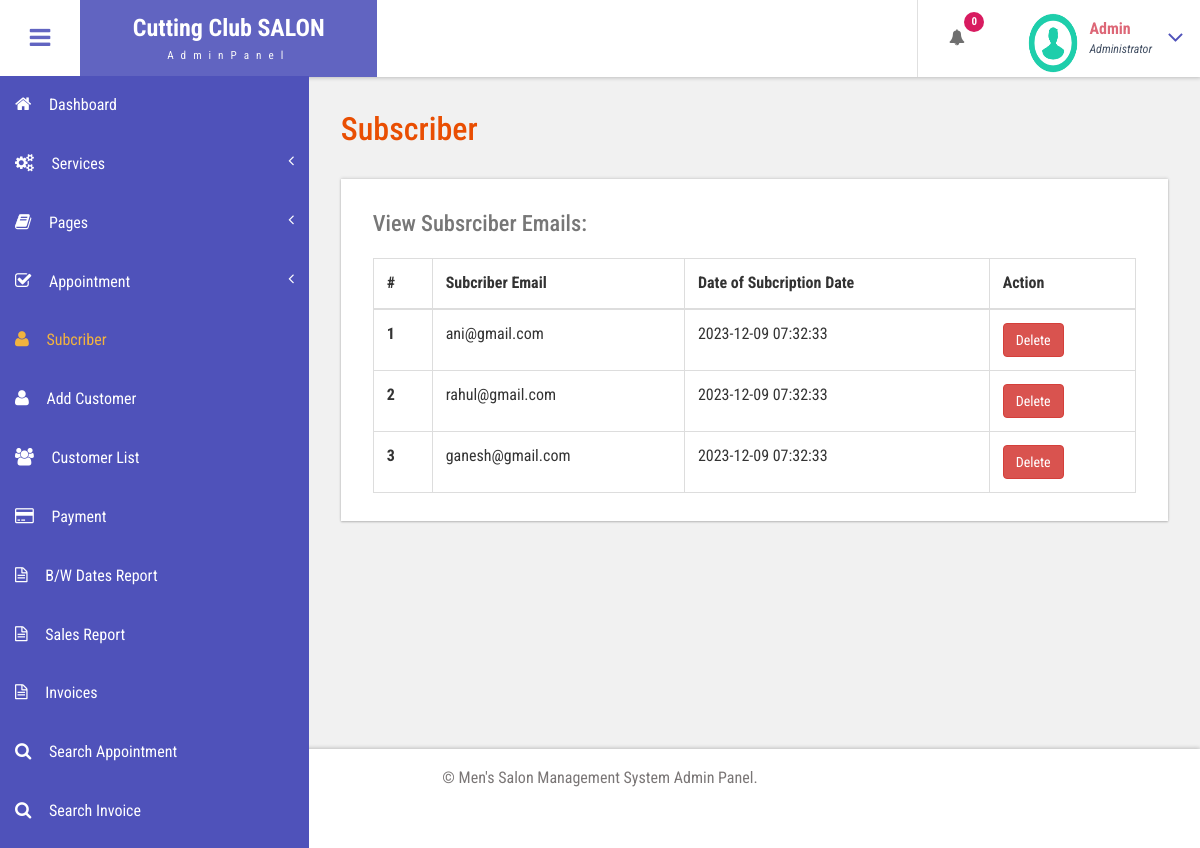
The app's page /admin/subcriber.php (signed in) with its own data.
### tables this page shows
CREATE TABLE `tblsubscriber` (
  `ID` int(5) NOT NULL,
  `Email` varchar(200) DEFAULT NULL,
  `DateofSub` timestamp NOT NULL DEFAULT current_timestamp()
);

### admin/subcriber.php (the view, shortened to what this page needs)
<?php
include('includes/dbconnection.php');
if (strlen($_SESSION['bpmsaid']==0)) {
  header('location:logout.php');
  } else{
  ?>
<!DOCTYPE HTML>
<html>
<head>
<link href="css/bootstrap.css" rel='stylesheet' type='text/css' />
<link href="css/style.css" rel='stylesheet' type='text/css' />
<link href="css/font-awesome.css" rel="stylesheet">
<link href="css/animate.css" rel="stylesheet" type="text/css" media="all">
<link href="css/custom.css" rel="stylesheet">
</head>
<body class="cbp-spmenu-push">
	<div class="main-content">
		 <?php include_once('includes/sidebar.php');?>
		 <?php include_once('includes/header.php');?>
		<div id="page-wrapper">
			<div class="main-page">
				<div class="tables">
					<h3 class="title1">Subscriber</h3>
					<div class="table-responsive bs-example widget-shadow">
						<h4>View Subsrciber Emails:</h4>
						<table class="table table-bordered"> <thead>
							<tr> <th>#</th>
								<th>Subcriber Email</th>
								<th>Date of Subcription Date</th>
								<th>Action</th>
							</tr> </thead> <tbody>
<?php
$ret=mysqli_query($con,"select *from   tblsubscriber");
$cnt=1;
while ($row=mysqli_fetch_array($ret)) {
?>
						 <tr> <th scope="row"><?php echo $cnt;?></th> <td><?php  echo $row['Email'];?></td> <td><?php  echo $row['DateofSub'];?></td>
						 	<td>
<a href="subcriber.php?action=delete&&id=<?php echo $row['ID'];?>" class="btn btn-danger">Delete</a>
</td>
						  </tr>   <?php
$cnt=$cnt+1;
}?></tbody> </table>
					</div>
				</div>
			</div>
		</div>
		 <?php include_once('includes/footer.php');?>
	</div>
</body>
</html>
<?php }  ?>

### admin/includes/header.php (shortened to what this page needs)
<div class="sticky-header header-section ">
      <div class="header-left">
        <button id="showLeftPush"><i class="fa fa-bars"></i></button>
        <div class="logo">
          <a href="index.html">
            <h1>Cutting Club SALON</h1>
            <span>AdminPanel</span>
          </a>
        </div>
      </div>
      <div class="header-right">
        <div class="profile_details_left">
          <ul class="nofitications-dropdown">
            <?php
$ret1=mysqli_query($con,"select ID,Name from  tblappointment where Status=''");
$num=mysqli_num_rows($ret1);
?>
            <li class="dropdown head-dpdn">
              <a href="#" class="dropdown-toggle" data-toggle="dropdown" aria-expanded="false"><i class="fa fa-bell"></i><span class="badge blue"><?php echo $num;?></span></a>
            </li>
          </ul>
          <div class="clearfix"> </div>
        </div>
        <div class="profile_details">
        <?php
$adid=$_SESSION['bpmsaid'];
$ret=mysqli_query($con,"select AdminName from tbladmin where ID='$adid'");
$row=mysqli_fetch_array($ret);
$name=$row['AdminName'];
?>
          <ul>
            <li class="dropdown profile_details_drop">
              <a href="#" class="dropdown-toggle" data-toggle="dropdown" aria-expanded="false">
                <div class="profile_img">
                  <span class="prfil-img"><img src="images/download (1).png" alt="" width="50" height="60"> </span>
                  <div class="user-name">
                    <p><?php echo $name; ?></p>
                    <span>Administrator</span>
                  </div>
                  <i class="fa fa-angle-down lnr"></i>
                  <div class="clearfix"></div>
                </div>
              </a>
            </li>
          </ul>
        </div>
      </div>
      <div class="clearfix"> </div>
    </div>

### admin/css/style.css (style rules this page uses)
h4, h5, h6, h1, h2, h3 { margin: 0; }
ul, ol { margin: 0; }
p { margin: 0; }
html, body { font-family: 'Roboto Condensed', sans-serif; font-size: 100%; overflow-x: hidden; background: #fff; }
body a { transition: 0.5s all ease; -webkit-transition: 0.5s all ease; -moz-transition: 0.5s all ease; -o-transition: 0.5s all ease; -ms-transition: 0.5s all ease; text-decoration:none; }
h1,h2,h3,h4,h5,h6 { margin:0; }
p { margin:0; }
ul,label { margin:0; padding:0; }
.main-content { position: relative; }
.sticky-header { position: fixed; top: 0; left:0px; width: 100%; z-index: 100; }
.header-section { background:#FFF; box-shadow: 1px 1px 4px rgba(0, 0, 0, 0.21); -webkit-box-shadow: 1px 1px 4px rgba(0, 0, 0, 0.21); -moz-box-shadow: 1px 1px 4px rgba(0, 0, 0, 0.21); -o-box-shadow: 1px 1px 4px rgba(0, 0, 0, 0.21); }
.header-section::after { clear: both; display: block; content: ''; }
.header-left { float: left; width: 45%; }
.header-right { float: right; }
button#showLeftPush { font-size: 1.5em; width: 80px; padding: 0.87em 0; text-align: center; cursor: pointer; float: left; color: #6F6F6F; -moz-transition: all 0.2s ease-out 0s; -webkit-transition: all 0.2s ease-out 0s; transition: all 0.2s ease-out 0s; border: none; background-color: #fff; outline:none; }
.cbp-spmenu-push { overflow-x: hidden; position: relative; }
.cbp-spmenu, .cbp-spmenu-push { -webkit-transition: all 0.3s ease; -moz-transition: all 0.3s ease; transition: all 0.3s ease; }
.cbp-spmenu-push div#page-wrapper { margin: 0 0 0 19.3em; transition:.5s all; -webkit-transition:.5s all; -moz-transition:.5s all; }
.fa { display: inline-block; font-family: FontAwesome; font-style: normal; font-weight: normal; line-height: 1; -webkit-font-smoothing: antialiased; -moz-osx-font-smoothing: grayscale; }
.logo { background: #6164C1; text-align: center; float: left; }
.logo a { padding: 0.9em 3.3em .7em; display: block; text-decoration: none; }
.logo a h1 { color: #fff; font-size: 1.5em; line-height: 1.2em; font-weight: 700; }
.logo a span { color: #F8F8F8; font-size: .7em; text-align: center; letter-spacing: 7px; }
.profile_details_left { float: left; }
li.dropdown.head-dpdn { display: inline-block; padding: 1.7em 0; border-left: 1px solid #E0E0E0; float: left; }
li.dropdown.head-dpdn a.dropdown-toggle { padding: 1.7em 2em; }
i.fa.fa-bell { color:#6F6F6F; }
.header-right span.badge { font-size: 11px; font-weight: bold; color: #FFF; background: #8BC34A; line-height: 15px; width: 20px; height: 20px; border-radius: 2em; -webkit-border-radius: 2em; -moz-border-radius: 2em; -o-border-radius: 2em; text-align: center; display: inline-block; position: absolute; top: 16%; padding: 2px 0 0; }
.header-right span.blue { background-color:#D81B60; }
.profile_details { float: right; }
.profile_details_drop a.dropdown-toggle { display:block; padding: 0.8em 3em 0 2em; }
.profile_img span.prfil-img { float:left; }
.user-name { float:left; margin-top:8px; margin-left:11px; height:35px; }
.profile_details ul li { list-style-type:none; position:relative; }
.profile_details li a i.fa.lnr { position: absolute; top: 34%; right: 8%; color: #4F52BA; font-size: 1.6em; }
.user-name p { font-size:1em; color:#DD6777; line-height:1em; font-weight:700; }
.user-name span { font-size: .75em; font-style: italic; color: #424f63; font-weight: normal; margin-top: .3em; }
.widget-shadow { background-color: #fff; box-shadow: 0 -1px 3px rgba(0,0,0,.12),0 1px 2px rgba(0,0,0,.24); -webkit-box-shadow: 0 -1px 3px rgba(0,0,0,.12),0 1px 2px rgba(0,0,0,.24); -moz-box-shadow: 0 -1px 3px rgba(0,0,0,.12),0 1px 2px rgba(0,0,0,.24); }
h3.title1 { font-size: 2em; color: #e94e02; margin-bottom: 0.8em; }
.table > thead > tr > th, .table > tbody > tr > th, .table > tfoot > tr > th, .table > thead > tr > td, .table > tbody > tr > td, .table > tfoot > tr > td { border-top: none; }
.tables h4 { font-size: 1.4em; margin-bottom: 1em; color: #777777; }
.tables .panel-body ,.tables .bs-example { padding: 2em 2em 0.5em; }
.tables .table > thead > tr > th, .tables .table > tbody > tr > th, .tables .table > tfoot > tr > th, .tables .table > thead > tr > td, .tables .table > tbody > tr > td, .tables .table > tfoot > tr > td { padding: 13px; border-top: 1px solid #E0E0E0; }
.bs-example { margin-top: 2em; }

### admin/css/custom.css (style rules this page uses)
#page-wrapper { padding:7em 2em 2.5em; background-color: #F1F1F1; }

### records on screen
tblsubscriber: Email "ani@gmail.com", DateofSub "2023-12-09 07:32:33"
tblsubscriber: Email "rahul@gmail.com", DateofSub "2023-12-09 07:32:33"
tblsubscriber: Email "ganesh@gmail.com", DateofSub "2023-12-09 07:32:33"

### other values on screen
$num "0"
$name "Admin"
